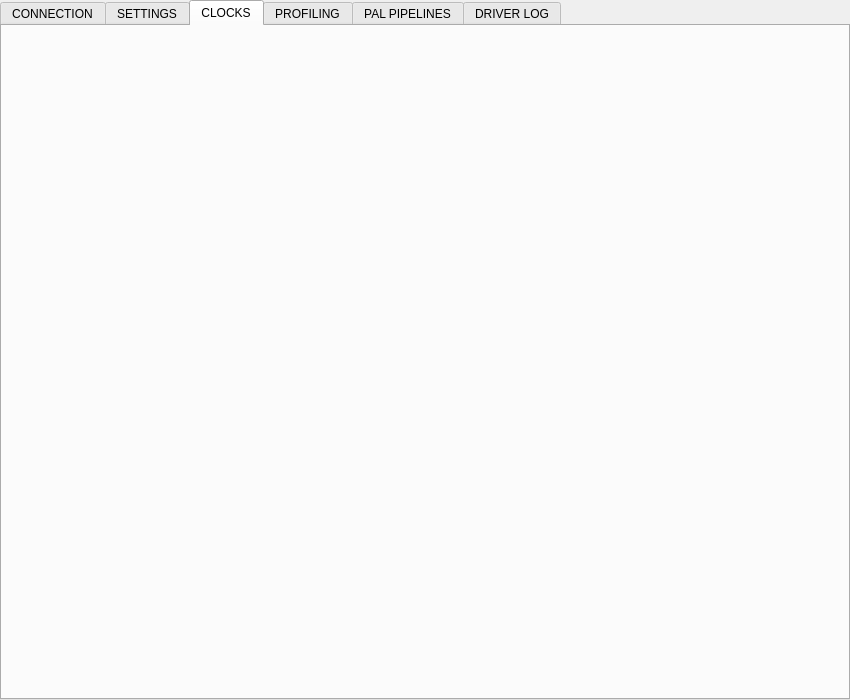
<?xml version="1.0" encoding="UTF-8"?>
<ui version="4.0">
 <class>MainWindow</class>
 <widget class="QMainWindow" name="MainWindow">
  <property name="geometry">
   <rect>
    <x>0</x>
    <y>0</y>
    <width>850</width>
    <height>700</height>
   </rect>
  </property>
  <property name="minimumSize">
   <size>
    <width>850</width>
    <height>600</height>
   </size>
  </property>
  <property name="windowTitle">
   <string>Radeon Developer Panel</string>
  </property>
  <property name="styleSheet">
   <string notr="true">QStatusBar {
	background: rgb(0, 80, 140);
	color: white;
}</string>
  </property>
  <widget class="QWidget" name="centralWidget">
   <property name="styleSheet">
    <string notr="true">QTabWidget::pane {
	border : 0px  solid #444;
	background: solid white;
}

#mainTabWidget &gt; QTabWidget::pane {
	border-top: 0px solid #444;
	border-bottom: 0px solid #444;
}

#mainTabWidget &gt; QTabBar::tab {
	background: rgb(51,51,51);
	color: #666;
	font: bold 14px;
	width: 130px;
	height: 35px;
	bottom: 0px;
}

#mainTabWidget &gt; QTabBar::tab:top {
	margin: 0px 0px 0 0;
	padding: 4px 8px;
	border-bottom: 4px solid transparent;
}

#mainTabWidget &gt; QTabBar::tab:selected {
	color: white;
}

#mainTabWidget &gt; QTabBar::tab:top:hover {
	border-bottom: 4px solid rgb(135,20,16);
}

#mainTabWidget &gt; QTabBar::tab:top:selected {
	border-bottom: 4px solid rgb(224,30,55);
}

#mainTabWidget &gt; QTabBar::tab:!selected:hover {
	color: #999;
}


/*Application wide common stylings*/
QPushButton
{
	padding: 4px;
	min-width: 75px;
	margin: 0px;
}

QToolButton
{
	padding: 4px;
	min-width: 30px;
}

QLineEdit
{
	margin-top: 1px;
	margin-bottom: 1px;
	padding-left: 3px;
}

QSpinBox, QDoubleSpinBox, QComboBox
{
	padding-left: 3px;
}

QCheckBox::indicator
{
    width: 30px;
    height: 15px;
}

QCheckBox::indicator:checked
{
    image: url(:/assets/checkbox_on_70x37.png);
}
QCheckBox::indicator:unchecked
{
    image: url(:/assets/checkbox_off_70x37.png);
}
</string>
   </property>
   <layout class="QVBoxLayout" name="verticalLayout">
    <property name="spacing">
     <number>0</number>
    </property>
    <property name="leftMargin">
     <number>0</number>
    </property>
    <property name="topMargin">
     <number>0</number>
    </property>
    <property name="rightMargin">
     <number>0</number>
    </property>
    <property name="bottomMargin">
     <number>0</number>
    </property>
    <item>
     <widget class="ToolbarTabWidget" name="mainTabWidget">
      <property name="enabled">
       <bool>true</bool>
      </property>
      <property name="styleSheet">
       <string notr="true"/>
      </property>
      <property name="currentIndex">
       <number>2</number>
      </property>
      <property name="usesScrollButtons">
       <bool>false</bool>
      </property>
      <widget class="QWidget" name="connectionTab">
       <property name="enabled">
        <bool>true</bool>
       </property>
       <attribute name="title">
        <string>CONNECTION</string>
       </attribute>
       <layout class="QHBoxLayout" name="horizontalLayout_1">
        <property name="spacing">
         <number>0</number>
        </property>
        <property name="leftMargin">
         <number>0</number>
        </property>
        <property name="topMargin">
         <number>0</number>
        </property>
        <property name="rightMargin">
         <number>0</number>
        </property>
        <property name="bottomMargin">
         <number>0</number>
        </property>
        <item>
         <layout class="QGridLayout" name="connectionTabLayoutGrid">
          <property name="spacing">
           <number>0</number>
          </property>
         </layout>
        </item>
       </layout>
      </widget>
      <widget class="QWidget" name="settingsTab">
       <property name="enabled">
        <bool>true</bool>
       </property>
       <attribute name="title">
        <string>SETTINGS</string>
       </attribute>
       <layout class="QHBoxLayout" name="horizontalLayout_2">
        <property name="spacing">
         <number>0</number>
        </property>
        <property name="leftMargin">
         <number>0</number>
        </property>
        <property name="topMargin">
         <number>0</number>
        </property>
        <property name="rightMargin">
         <number>0</number>
        </property>
        <property name="bottomMargin">
         <number>0</number>
        </property>
        <item>
         <layout class="QGridLayout" name="settingsTabLayoutGrid">
          <property name="spacing">
           <number>0</number>
          </property>
         </layout>
        </item>
       </layout>
      </widget>
      <widget class="QWidget" name="clocksTab">
       <attribute name="title">
        <string>CLOCKS</string>
       </attribute>
       <layout class="QGridLayout" name="gridLayout">
        <property name="leftMargin">
         <number>0</number>
        </property>
        <property name="topMargin">
         <number>0</number>
        </property>
        <property name="rightMargin">
         <number>0</number>
        </property>
        <property name="bottomMargin">
         <number>0</number>
        </property>
        <property name="spacing">
         <number>0</number>
        </property>
        <item row="0" column="0">
         <layout class="QGridLayout" name="clocksTabLayoutGrid">
          <property name="spacing">
           <number>0</number>
          </property>
         </layout>
        </item>
       </layout>
      </widget>
      <widget class="QWidget" name="profilingTab">
       <property name="enabled">
        <bool>true</bool>
       </property>
       <property name="styleSheet">
        <string notr="true">QTabBar::tab
{
	font:  bold 12px;
	height: 35px;
	border: 1px solid #C4C4C3;
	width: 200px;
}

QTabWidget::pane
{
	border-top: 1px solid #C2C7CB;
	bottom: 10px;
	border-right: none;
	top: -1px;
}

QTabBar::tab:selected
{
	background-color: white;
	border: 1px solid #C4C4C3;
	border-bottom: 1px solid white;
	margin-left: -1px;
}

QTabBar::tab:!selected
{
	background-color: rgb(236, 236, 236);
	border-right: 1px solid #C4C4C3;
	border-left: 1px solid #C4C4C3;
	border-bottom: 1px solid #C4C4C3;
	margin-left: -1px;
}

QTabBar::tab:!selected:hover {
	background-color: rgb(237, 246, 255);
}

QTabBar::tab:last
{
	width: 26px;
	height: 30px;
	background-color: #333333;
	border: none;
	border-left: 1px solid #C4C4C3;
}</string>
       </property>
       <attribute name="title">
        <string>PROFILING</string>
       </attribute>
       <layout class="QHBoxLayout" name="horizontalLayout_3">
        <property name="spacing">
         <number>0</number>
        </property>
        <property name="leftMargin">
         <number>0</number>
        </property>
        <property name="topMargin">
         <number>0</number>
        </property>
        <property name="rightMargin">
         <number>0</number>
        </property>
        <property name="bottomMargin">
         <number>0</number>
        </property>
        <item>
         <layout class="QGridLayout" name="protocolsTabLayoutGrid">
          <property name="spacing">
           <number>0</number>
          </property>
         </layout>
        </item>
       </layout>
      </widget>
      <widget class="QWidget" name="pipelinesTab">
       <attribute name="title">
        <string>PAL PIPELINES</string>
       </attribute>
       <layout class="QHBoxLayout" name="horizontalLayout_6">
        <property name="spacing">
         <number>0</number>
        </property>
        <property name="leftMargin">
         <number>0</number>
        </property>
        <property name="topMargin">
         <number>0</number>
        </property>
        <property name="rightMargin">
         <number>0</number>
        </property>
        <property name="bottomMargin">
         <number>0</number>
        </property>
        <item>
         <layout class="QGridLayout" name="pipelinesTabLayoutGrid">
          <property name="spacing">
           <number>0</number>
          </property>
         </layout>
        </item>
       </layout>
      </widget>
      <widget class="QWidget" name="logTab">
       <property name="enabled">
        <bool>true</bool>
       </property>
       <attribute name="title">
        <string>DRIVER LOG</string>
       </attribute>
       <layout class="QHBoxLayout" name="horizontalLayout_5">
        <property name="spacing">
         <number>0</number>
        </property>
        <property name="leftMargin">
         <number>0</number>
        </property>
        <property name="topMargin">
         <number>0</number>
        </property>
        <property name="rightMargin">
         <number>0</number>
        </property>
        <property name="bottomMargin">
         <number>0</number>
        </property>
        <item>
         <layout class="QGridLayout" name="logTabLayoutGrid">
          <property name="spacing">
           <number>0</number>
          </property>
         </layout>
        </item>
       </layout>
      </widget>
     </widget>
    </item>
   </layout>
  </widget>
 </widget>
 <customwidgets>
  <customwidget>
   <class>ToolbarTabWidget</class>
   <extends>QTabWidget</extends>
   <header>../../Common/ToolbarTabWidget.h</header>
   <container>1</container>
  </customwidget>
 </customwidgets>
 <resources/>
 <connections/>
</ui>
